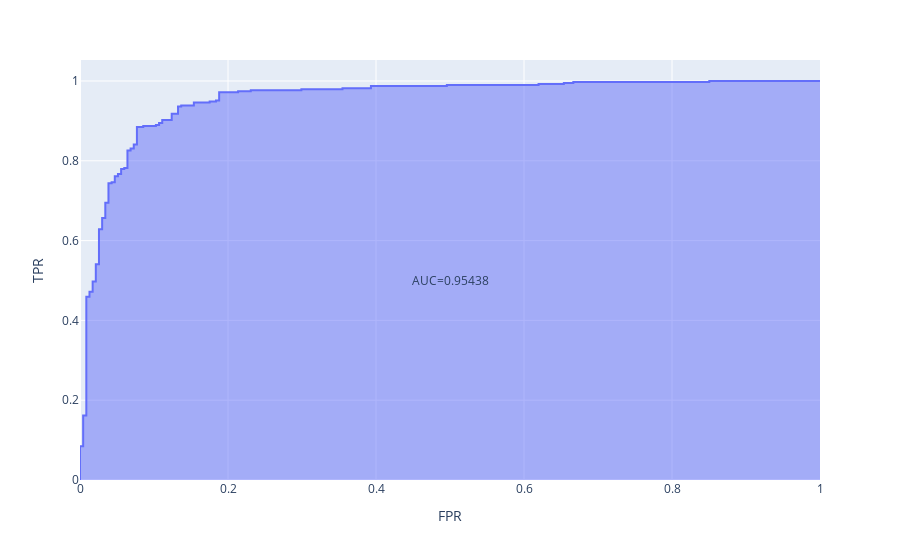

Source (notebook cell):
### Code cell
fpr, tpr, thresholds = roc_curve(y_true, y_pred)
roc_df = pd.DataFrame({
    'FPR': fpr,
    'TPR': tpr,
    'Thresholds': thresholds
})
    
fig = px.area(roc_df, x = 'FPR', y = 'TPR', hover_data=['Thresholds'])
auc_score = roc_auc_score(y_true, y_pred)
fig.add_annotation(x=0.5, y=0.5, text=f'AUC={auc_score:.5f}', showarrow=False)
fig.show()
